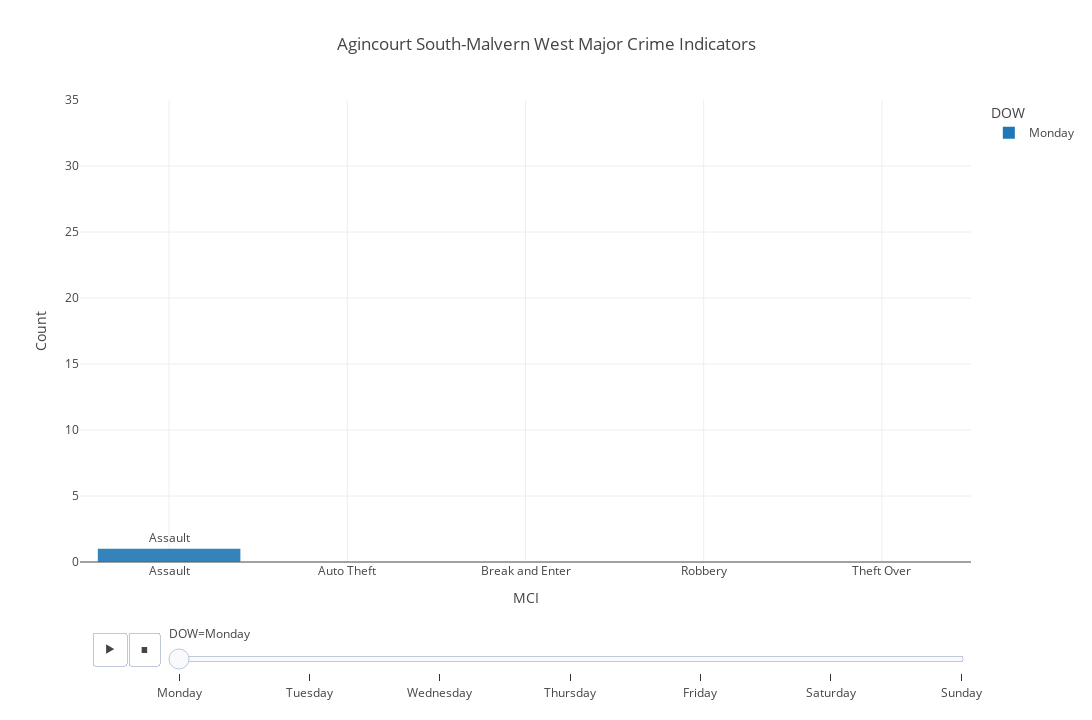

The notebook cell saved with this chart:
### Code cell
barchart2 = px.bar(
    data_frame = df3,
    x = "MCI",
    y = "Count",
    color = 'DOW',
    text = 'MCI',
    title = 'Agincourt South-Malvern West Major Crime Indicators',
    width = 1400,
    height = 720,
    opacity = 0.9,
    orientation = 'v',
    barmode = 'group',
    template = 'gridon',
    
    animation_frame = 'DOW',
    range_y = [0,35],
   
)

barchart2.layout.updatemenus[0].buttons[0].args[1]['frame']['duration'] = 1000
barchart2.layout.updatemenus[0].buttons[0].args[1]['transition']['duration'] = 500

barchart2.show()

### Figure 1 — Plotly figure (JSON) as saved in the notebook; plotly's stock layout.template omitted (floating-point values rounded to 4 significant figures)
{"data": [{"alignmentgroup": "True", "hovertemplate": "DOW=Monday<br>MCI=%{text}<br>Count=%{y}<extra></extra>", "legendgroup": "Monday", "marker": {"color": "#1F77B4", "opacity": 0.9, "pattern": {"shape": ""}}, "name": "Monday", "offsetgroup": "Monday", "orientation": "v", "showlegend": true, "text": ["Assault", "Auto Theft", "Break and Enter", "Robbery", "Theft Over"], "textposition": "auto", "type": "bar", "x": ["Assault", "Auto Theft", "Break and Enter", "Robbery", "Theft Over"], "xaxis": "x", "y": [1, 0, 0, 0, 0], "yaxis": "y"}], "layout": {"barmode": "group", "height": 720, "legend": {"title": {"text": "DOW"}, "tracegroupgap": 0}, "sliders": [{"active": 0, "currentvalue": {"prefix": "DOW="}, "len": 0.9, "pad": {"b": 10, "t": 60}, "steps": [{"args": [["Monday"], {"frame": {"duration": 0, "redraw": true}, "fromcurrent": true, "mode": "immediate", "transition": {"duration": 0, "easing": "linear"}}], "label": "Monday", "method": "animate"}, {"args": [["Tuesday"], {"frame": {"duration": 0, "redraw": true}, "fromcurrent": true, "mode": "immediate", "transition": {"duration": 0, "easing": "linear"}}], "label": "Tuesday", "method": "animate"}, {"args": [["Wednesday"], {"frame": {"duration": 0, "redraw": true}, "fromcurrent": true, "mode": "immediate", "transition": {"duration": 0, "easing": "linear"}}], "label": "Wednesday", "method": "animate"}, {"args": [["Thursday"], {"frame": {"duration": 0, "redraw": true}, "fromcurrent": true, "mode": "immediate", "transition": {"duration": 0, "easing": "linear"}}], "label": "Thursday", "method": "animate"}, {"args": [["Friday"], {"frame": {"duration": 0, "redraw": true}, "fromcurrent": true, "mode": "immediate", "transition": {"duration": 0, "easing": "linear"}}], "label": "Friday", "method": "animate"}, {"args": [["Saturday"], {"frame": {"duration": 0, "redraw": true}, "fromcurrent": true, "mode": "immediate", "transition": {"duration": 0, "easing": "linear"}}], "label": "Saturday", "method": "animate"}, {"args": [["Sunday"], {"frame": {"duration": 0, "redraw": true}, "fromcurrent": true, "mode": "immediate", "transition": {"duration": 0, "easing": "linear"}}], "label": "Sunday", "method": "animate"}], "x": 0.1, "xanchor": "left", "y": 0, "yanchor": "top"}], "title": {"text": "Agincourt South-Malvern West Major Crime Indicators"}, "updatemenus": [{"buttons": [{"args": [null, {"frame": {"duration": 1000, "redraw": true}, "fromcurrent": true, "mode": "immediate", "transition": {"duration": 500, "easing": "linear"}}], "label": "&#9654;", "method": "animate"}, {"args": [[null], {"frame": {"duration": 0, "redraw": true}, "fromcurrent": true, "mode": "immediate", "transition": {"duration": 0, "easing": "linear"}}], "label": "&#9724;", "method": "animate"}], "direction": "left", "pad": {"r": 10, "t": 70}, "showactive": false, "type": "buttons", "x": 0.1, "xanchor": "right", "y": 0, "yanchor": "top"}], "width": 1400, "xaxis": {"anchor": "y", "domain": [0, 1], "title": {"text": "MCI"}}, "yaxis": {"anchor": "x", "domain": [0, 1], "range": [0, 35], "title": {"text": "Count"}}}}
